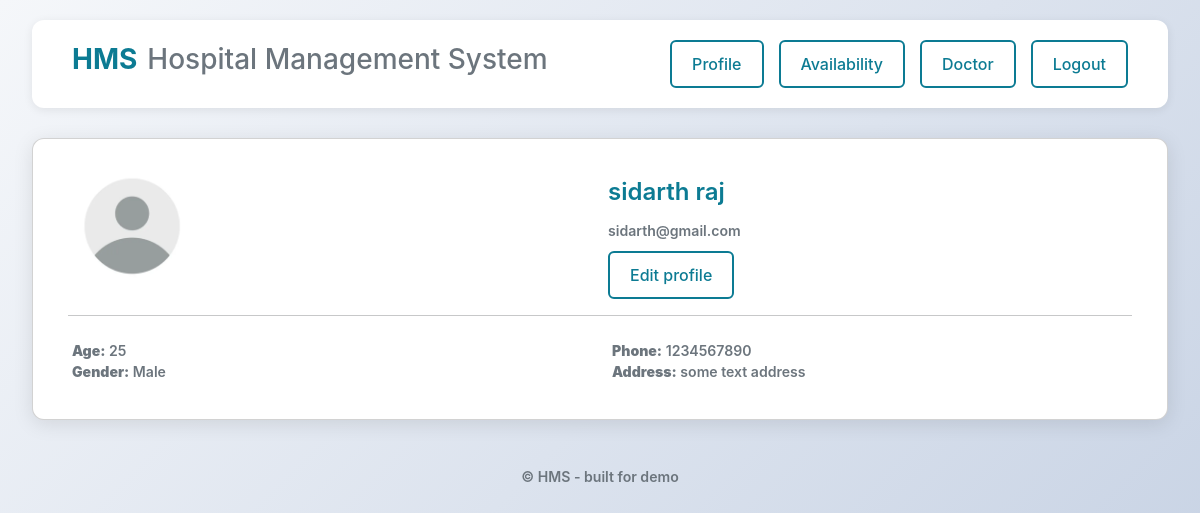
Screenshot of /profile (signed in) with the database file from the repository.
### app/models.py (models this page shows, shortened)
class User(UserMixin, db.Model):
    id = db.Column(db.Integer, primary_key=True)
    username = db.Column(db.String(64), unique=True, index=True, nullable=False)
    email = db.Column(db.String(120), unique=True, index=True, nullable=False)
    password_hash = db.Column(db.String(128))
    role = db.Column(db.String(20), nullable=False)  # 'admin','doctor','patient'
    created_at = db.Column(db.DateTime, default=datetime.utcnow)
    age = db.Column(db.Integer)
    gender = db.Column(db.String(10))
    first_name = db.Column(db.String(64))
    last_name = db.Column(db.String(64))
    phone = db.Column(db.String(20))
    address = db.Column(db.Text)
    profile_photo = db.Column(db.String(256), nullable=True)  # path under static/uploads/
    doctor = db.relationship('Doctor', back_populates='user', uselist=False)
    patient = db.relationship('Patient', back_populates='user', uselist=False)

### app/routes.py (the view)
@app.route("/profile")
@login_required
def profile():
    return render_template("profile_view.html", user=current_user)

### app/models.py (called while the page is built)
@login.user_loader
def load_user(user_id):
    return db.session.get(User, int(user_id))

### app/templates/profile_view.html (shortened to what this page needs)
{% extends "base.html" %}
{% block content %}
<div class="card">
  <div class="row">
    <div class="col-2">
      <img
        src="{{ url_for('static', filename=(user.profile_photo if user.profile_photo else 'default_profile.png')) }}"
        alt="photo"
        style="width:120px;height:120px;object-fit:cover;border-radius:8px;">
    </div>
    <div class="col">
      <div class="card-title">
        {{ user.first_name or user.username }} {{ user.last_name or '' }}
      </div>
      <div class="small-muted">{{ user.email }}</div>
      <div class="nav-buttons">
        {% if user.role=='doctor' %}
        <a href="{{ url_for('admin_edit_doctor', id=user.doctor.id) }}">Edit profile</a>
        {% elif user.role=='patient' %}
        <a href="{{ url_for('admin_edit_patient', id=user.patient.id) }}">Edit profile</a>
        {% endif %}
      </div>
    </div>
  </div>
  <hr>
  <div class="row mt-2">
    <div class="col-6 small-muted">
      <div><strong>Age:</strong> {{ user.age }}</div>
      <div><strong>Gender:</strong> {{ user.gender }}</div>
    </div>
    <div class="col-6 small-muted">
      <div><strong>Phone:</strong> {{ user.phone }}</div>
      <div><strong>Address:</strong> {{ user.address }}</div>
    </div>
  </div>
</div>
{% endblock %}

### app/static/css/style_common.css (style rules this page uses)
:root { --accent:#0b7285; --accent-2:#146c86; --muted:#6b7280; --card-bg: #ffffff; --page-bg: #f8fbfc; --radius: 10px; --gap: 1rem; --max-width:1200px; }
* { margin: 0; padding: 0; box-sizing: border-box; }
body { font-family: -apple-system, BlinkMacSystemFont, 'Segoe UI', Roboto, 'Helvetica Neue', Arial, sans-serif; background: linear-gradient(135deg, #f5f7fa 0%, #c3cfe2 100%); min-height: 100vh; padding: 20px; }
.card { background:var(--card-bg); border-radius:var(--radius); box-shadow: 0 6px 18px rgba(15,23,36,0.06); padding:1rem; }
.nav-buttons { display: flex; gap: 15px; }
.nav-buttons button, .nav-buttons a { text-decoration: none; padding: 10px 20px; border-radius: 6px; font-weight: 500; transition: all 0.3s ease; border: 2px solid transparent; cursor: pointer; }
.nav-buttons button:not(.active), .nav-buttons a:not(.active) { color: #0c7b93; background: transparent; border-color: #0c7b93; }
.card { background: white; border-radius: 12px; box-shadow: 0 4px 20px rgba(0,0,0,0.1); padding: 35px; margin-bottom: 30px; }
.card-title { font-size: 24px; color: #0c7b93; margin-bottom: 10px; font-weight: 600; }
.small-muted { font-size: 0.88rem; color: #6c757d; margin-bottom: 10px; font-weight: 600; }
.row { display:flex;flex-wrap:wrap;margin:-0.5rem }
.col { padding:0.5rem;flex:1 1 0 }
.col-2 { flex: 0 0 50% }

### rows the page displays
User: first_name "sidarth", last_name "raj", email "sidarth@gmail.com", age "25", gender "Male", phone "1234567890", address "some text address"
